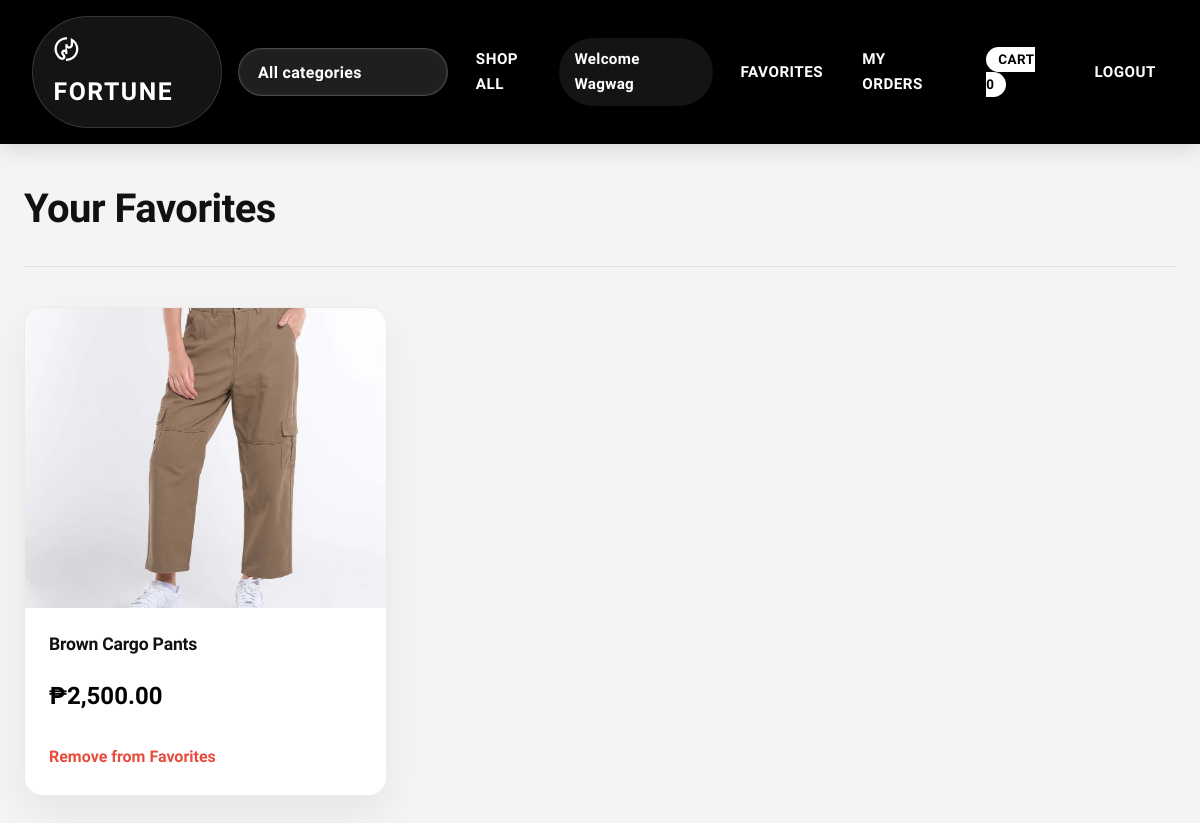
The app's page /favorites/ (signed in), older data.
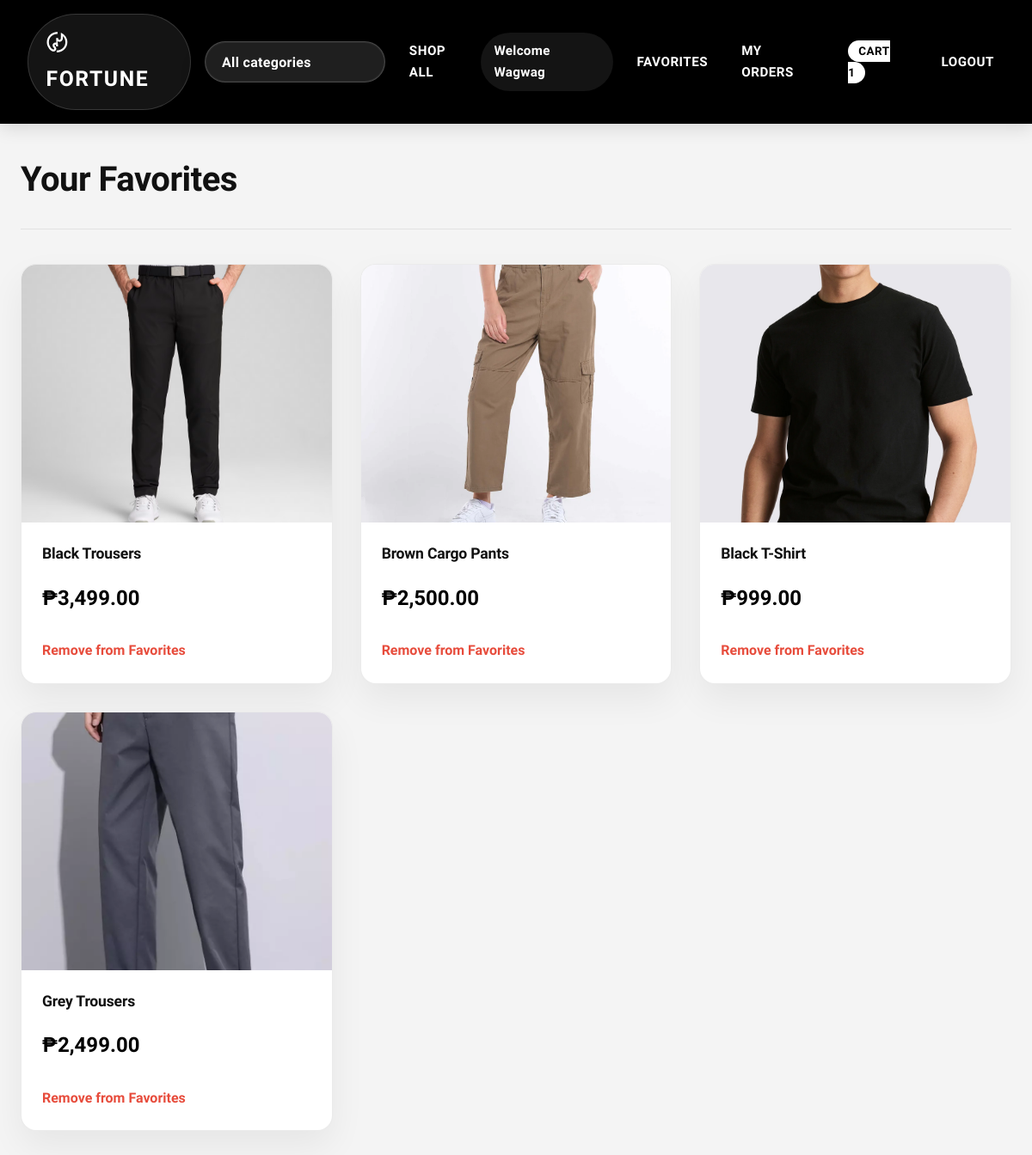
The same page, newer data.
### catalog/models.py (models this page shows, shortened)
class Favorite(models.Model):
    user = models.ForeignKey(User, on_delete=models.CASCADE)
    product = models.ForeignKey(Product, on_delete=models.CASCADE)
    class Meta:
        unique_together = ('user', 'product')

class Product(models.Model):
    category = models.ForeignKey(Category, on_delete=models.CASCADE, related_name='products', null=True, blank=True)
    name = models.CharField(max_length=255)
    description = models.TextField()
    price = models.DecimalField(max_digits=10, decimal_places=2)
    stock = models.IntegerField()
    image = models.ImageField(upload_to='products/', null=True, blank=True)

### catalog/views.py (the view)
# urls.py: path('favorites/', favorites, name='favorites'),
@login_required
def favorites(request):
    favorites = Favorite.objects.filter(user=request.user)
    return render(request, 'catalog/favorites.html', {'favorites': favorites})

### catalog/cart.py (called while the page is built)
    def _load_authenticated_cart(self, session_cart):
        saved_items = CartItem.objects.filter(user=self.user)
        saved_cart = {str(item.product_id): {'quantity': item.quantity} for item in saved_items}
        if session_cart and not self.session.get('cart_merged'):
            merged_cart = saved_cart.copy()
            for p_id, item in session_cart.items():
                merged_cart[p_id] = {
                    'quantity': merged_cart.get(p_id, {'quantity': 0})['quantity'] + item.get('quantity', 0)
                }
            self.session['cart'] = merged_cart
            self.cart = merged_cart
            self._save_cart_to_db()
        else:
            self.cart = saved_cart
            self.session['cart'] = self.cart
        self.session['cart_merged'] = True
        self.session.modified = True
        return self.cart

    def get_total_items(self):
        return sum(item['quantity'] for item in self.cart.values())

### catalog/context_processors.py (called while the page is built)
def extras(request):
    from catalog.models import Category
    from catalog.cart import Cart
    cart = Cart(request)
    return {
        'all_categories': Category.objects.all(),
        'cart_count': cart.get_total_items()
    }

### catalog/templatetags/group_filters.py (called while the page is built)
@register.filter
def has_group(user, group_name):
    if user is None or not user.is_authenticated:
        return False
    return user.groups.filter(name=group_name).exists()

### catalog/templates/catalog/favorites.html
{% extends 'catalog/base.html' %} {% load humanize %} {% block content %}
<div class="favorites-container">
  <div class="products-header">
    <h1>Your Favorites</h1>
  </div>
  {% if favorites %}
  <div class="products-grid">
    {% for favorite in favorites %}
    <div class="product-card">
      <a href="/shop/{{ favorite.product.pk }}/">
        {% if favorite.product.image %}
        <img
          src="{{ favorite.product.image.url }}"
          class="product-image"
          alt="{{ favorite.product.name }}"
        />
        {% else %}
        <div class="product-image" style="background: #f0f0f0"></div>
        {% endif %}
      </a>
      <div class="product-info">
        <h3 class="product-name">
          <a href="/shop/{{ favorite.product.pk }}/"
            >{{ favorite.product.name }}</a
          >
        </h3>
        <p class="product-price">
          ₱{{ favorite.product.price|floatformat:2|intcomma }}
        </p>
        <a
          href="{% url 'remove_from_favorites' favorite.product.id %}"
          class="remove-link"
        >
          Remove from Favorites
        </a>
      </div>
    </div>
    {% endfor %}
  </div>
  {% else %}
  <div class="empty-favorites">
    <p>You have no favorites yet.</p>
    <a href="/shop/" class="btn btn-primary">Browse Products</a>
  </div>
  {% endif %}
</div>
{% endblock %}

### catalog/templates/catalog/base.html (shortened to what this page needs)
{% load static %}
<!doctype html>
<html>
  <head>
    <link rel="stylesheet" href="{% static 'catalog/styles.css' %}" />
  </head>
  <body>
    <nav>
      <div class="nav-left">
        <span class="brand-logo">〄 FORTUNE</span>
        {% if not user.is_staff and not user.is_superuser %}
        <div class="category-filter">
          <select id="category-select" aria-label="Select category">
            <option value="" {% if not selected_category %} selected{% endif %}>
              All categories
            </option>
          </select>
        </div>
        <a href="/shop/">SHOP ALL</a>
        {% endif %}
      </div>
      <div class="nav-right">
        {% load group_filters %} {% if user.is_authenticated %}
        <span class="welcome-user">Welcome {{ user.username }}</span>
        {% if user.is_staff or user|has_group:'Staff' %}
        <a href="{% url 'staff_home' %}">DASHBOARD</a>
        <a href="{% url 'staff_product_list' %}">MANAGE PRODUCTS</a>
        <a href="{% url 'staff_order_dashboard' %}">VIEW ORDERS</a>
        {% else %}
        <a href="{% url 'favorites' %}">FAVORITES</a>
        <a href="{% url 'order_history' %}">MY ORDERS</a>
        <a href="/shop/cart/"
          ><span class="cart-badge">CART {{ cart_count|default:0 }}</span></a
        >
        {% endif %}
        <a href="{% url 'logout' %}">LOGOUT</a>
        {% else %}
        <a href="{% url 'login' %}" class="btn-auth">LOGIN</a>
        <a href="{% url 'signup' %}" class="btn-auth">SIGN UP</a>
        {% endif %}
      </div>
    </nav>
    <div class="container">{% block content %} {% endblock %}</div>
  </body>
</html>

Row changes from the older to the newer data that the page shows:
added Favorite: product.image (picture), product.name "Black Trousers", product.price "3,499.00"
added Favorite: product.image (picture), product.name "Black T-Shirt", product.price "999.00"
added Favorite: product.image (picture), product.name "Grey Trousers", product.price "2,499.00"
Text that changed along with them:
{{ cart_count|default:0 }}: "0" → "1"
